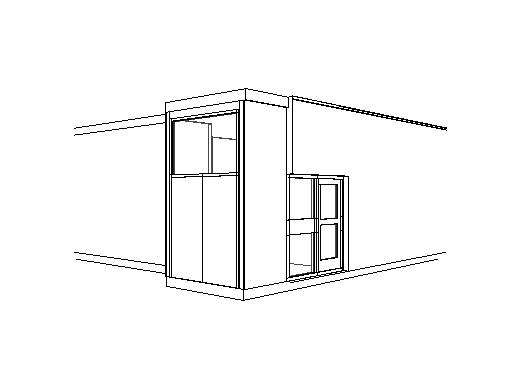
#> input picture MetroWEB/Vista3D_1.jpg, 512 x 384 px, found by its file name
$ python teste.py
#> lines starting #> are read from the running program, lines starting #| are printed output that depends on the picture; after the words box and inside, x2 and y2 are one past the last pixel; in counts of white or black regions, pixels touching at a corner belong together
import cv2
img = cv2.imread("MetroWEB\\Vista3D_1.jpg")
#> img is the input picture: shape (384, 512, 3); min 0, max 255, mean 247.2
t_lower = 100
t_upper = 200
aperture_size = 5
L2Gradient = True
edge = cv2.Canny(img, t_lower, t_upper, L2gradient = L2Gradient )
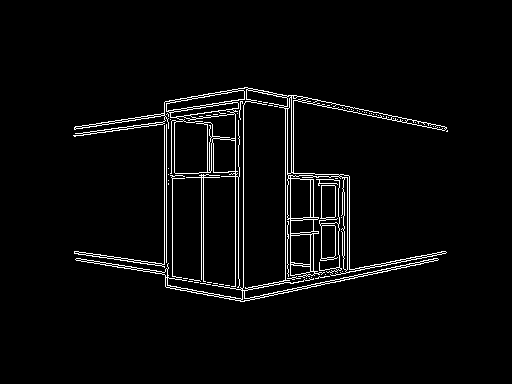
#> edge: shape (384, 512); 3.4% white in thin lines or dots, all inside (x1, y1, x2, y2) = (73, 87, 448, 302)
cv2.imshow('original', img)
cv2.imshow('edge', edge)
cv2.waitKey(0)
cv2.destroyAllWindows()

$ run again, with MetroWEB/Vista3D_2.jpg copied over MetroWEB/Vista3D_1.jpg
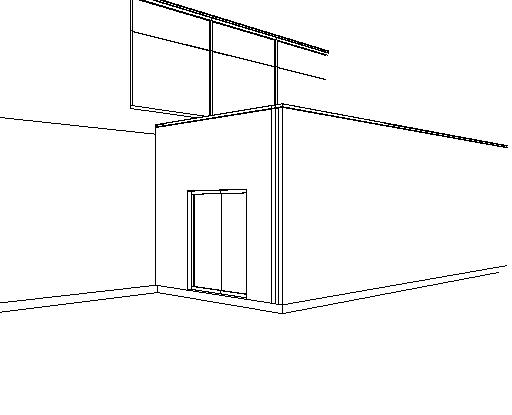
#> input picture MetroWEB/Vista3D_2.jpg, 512 x 415 px, found by its file name
#> img is the input picture: shape (415, 512, 3); min 0, max 255, mean 247.6
#> `edge = cv2.Canny(img, t_lower, t_upper, L2gradient = L2Gradient )`:
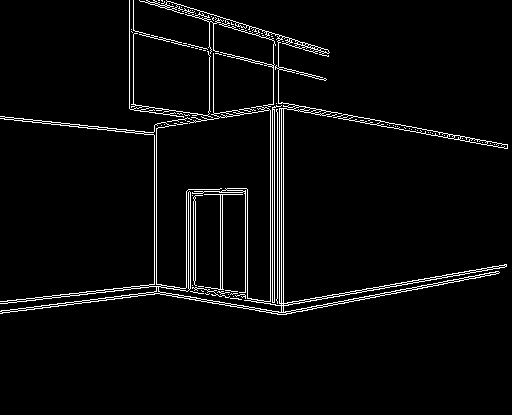
#> edge: shape (415, 512); 3.8% white in thin lines or dots, all inside (x1, y1, x2, y2) = (0, 0, 508, 315)

$ run again, with MetroWEB/Vista3D_3.jpg copied over MetroWEB/Vista3D_1.jpg
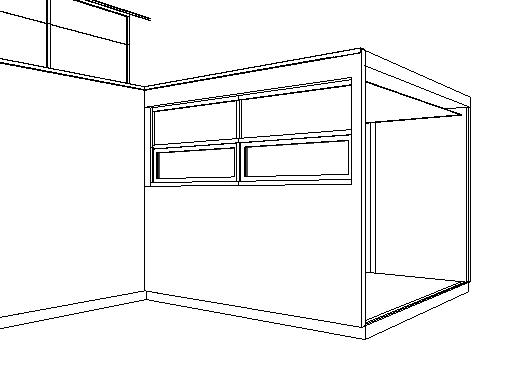
#> input picture MetroWEB/Vista3D_3.jpg, 512 x 384 px, found by its file name
#> img is the input picture: shape (384, 512, 3); min 0, max 255, mean 244
#> `edge = cv2.Canny(img, t_lower, t_upper, L2gradient = L2Gradient )`:
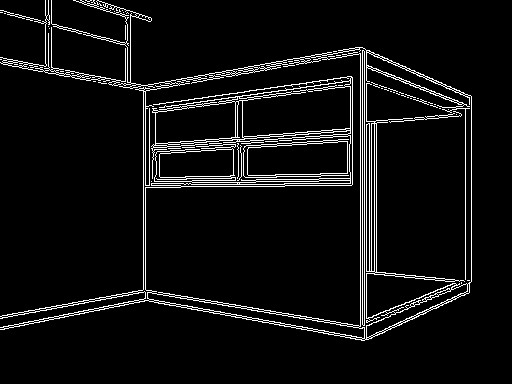
#> edge: shape (384, 512); 6% white in thin lines or dots, all inside (x1, y1, x2, y2) = (0, 0, 472, 341)
